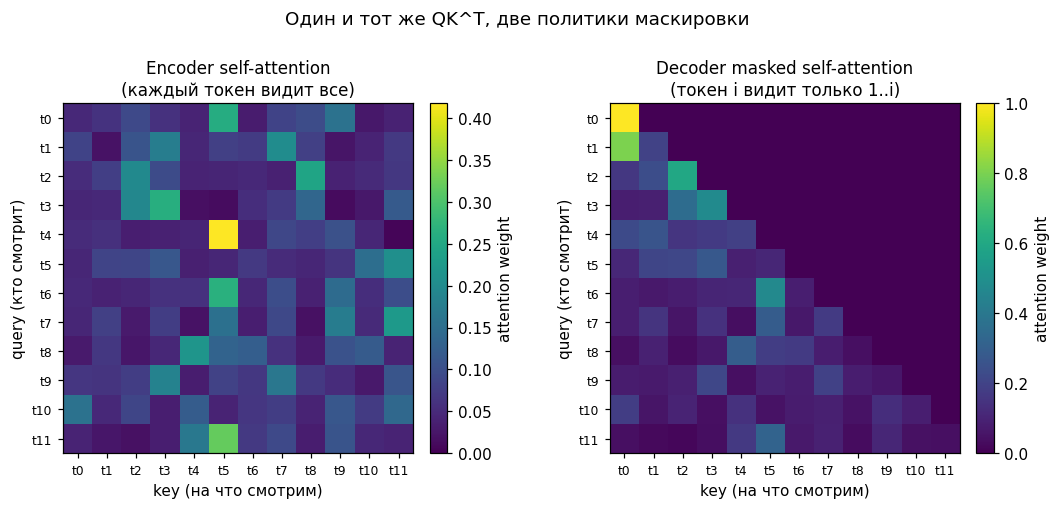

Recreate this plot in Python.
"""Generates attention-mask-pattern.png for wiki/papers/vaswani-2017-attention-is-all-you-need.md.

Side-by-side heatmaps showing attention weights for the same Q and K
without and with the causal mask. The figure makes the «upper triangle
becomes -inf before softmax => zero weight after softmax» mechanic
concrete: same model, same scores, two different gating policies.

Left panel — encoder self-attention: every position attends to every
position (full square has non-zero weights).

Right panel — decoder masked self-attention: position i only attends to
positions 1..i (lower-triangular weights only; everything above the
diagonal is exactly 0).
"""
from pathlib import Path

import matplotlib.pyplot as plt
import numpy as np

OUT = Path(__file__).parent / "attention-mask-pattern.png"
RNG = np.random.default_rng(42)


def softmax(x: np.ndarray) -> np.ndarray:
    x = x - x.max(axis=-1, keepdims=True)
    e = np.exp(x)
    return e / e.sum(axis=-1, keepdims=True)


def main() -> None:
    n_tokens, d_k = 12, 8
    q = RNG.standard_normal((n_tokens, d_k))
    k = RNG.standard_normal((n_tokens, d_k))
    scores = q @ k.T / np.sqrt(d_k)

    weights_full = softmax(scores)

    mask = np.triu(np.ones((n_tokens, n_tokens), dtype=bool), k=1)
    scores_masked = scores.copy()
    scores_masked[mask] = -np.inf
    weights_masked = softmax(scores_masked)

    fig, (ax_left, ax_right) = plt.subplots(1, 2, figsize=(10, 4.4), dpi=110)

    token_labels = [f"t{i}" for i in range(n_tokens)]

    for ax, weights, title in [
        (ax_left, weights_full, "Encoder self-attention\n(каждый токен видит все)"),
        (ax_right, weights_masked, "Decoder masked self-attention\n(токен i видит только 1..i)"),
    ]:
        im = ax.imshow(weights, cmap="viridis", vmin=0, vmax=weights.max(), aspect="equal")
        ax.set_xticks(range(n_tokens))
        ax.set_yticks(range(n_tokens))
        ax.set_xticklabels(token_labels, fontsize=8)
        ax.set_yticklabels(token_labels, fontsize=8)
        ax.set_xlabel("key (на что смотрим)")
        ax.set_ylabel("query (кто смотрит)")
        ax.set_title(title, fontsize=11)
        fig.colorbar(im, ax=ax, fraction=0.046, pad=0.04, label="attention weight")

    fig.suptitle("Один и тот же QK^T, две политики маскировки", fontsize=12, y=1.02)
    fig.tight_layout()
    fig.savefig(OUT, dpi=110, bbox_inches="tight", pil_kwargs={"optimize": True})
    plt.close(fig)


if __name__ == "__main__":
    main()
